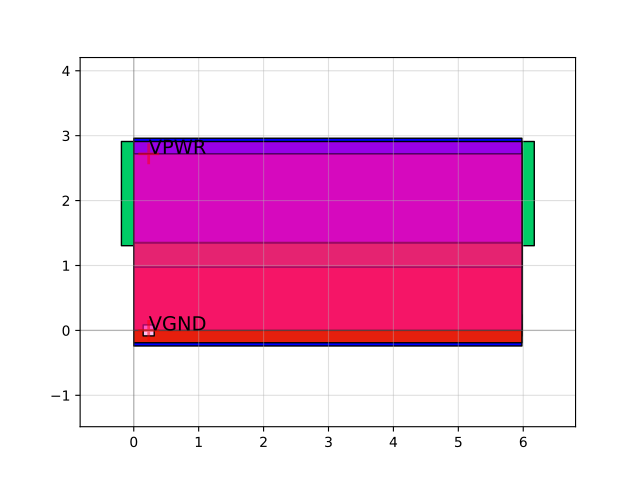

The Python source for this figure:
import sky130

c = sky130.components.sky130_fd_sc_hd__o32ai_2()
c.plot()
